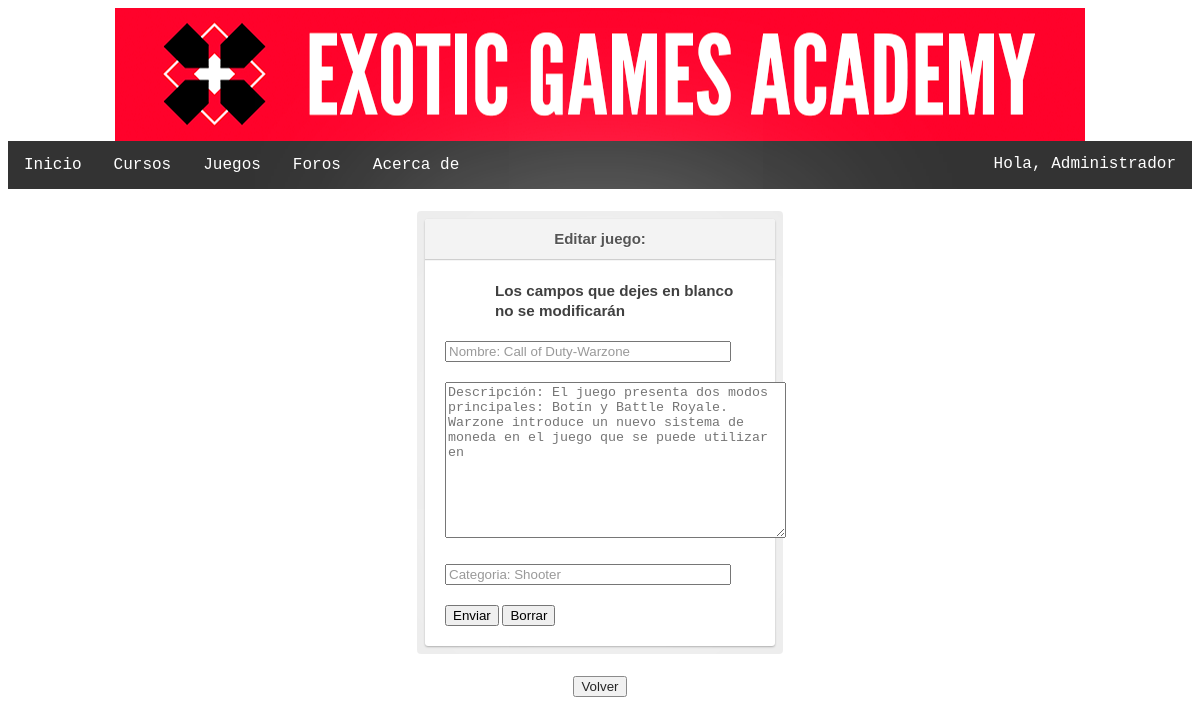
Page /editarJuego.php?juego=Call of Duty-Warzone (signed in) on the committed database.
### tables this page shows
CREATE TABLE IF NOT EXISTS `games` (
  `name` varchar(30) NOT NULL,
  `category` varchar(20) NOT NULL,
  `description` text NOT NULL,
  PRIMARY KEY (`name`)
);

### includes/Juego.php (called while the page is built, shortened)
<?php
class Juego
{
    private $name;
    private $courses;
    private $description;
    private $category;
    public function __construct($name, $description, $category)
    {
        $this->name = $name;
        $this->description = $description;
        $this->category = $category;
        $this->courses = [];
        $this->getCoursesFromDB();
    }
    public static function buscarJuegoPorNombre($nombre)
    {
        $app = Aplicacion::getSingleton();
        $conn = $app->conexionBd();
        $query = sprintf("SELECT * FROM `games` WHERE `name`='%s'", $conn->real_escape_string($nombre));
        $juego = null;
        $rs = $conn->query($query);
        if ($rs && $rs->num_rows == 1) {
            $registro = $rs->fetch_assoc();
            $juego = new Juego($registro['name'], $registro['description'], $registro['category']);
        }
        return $juego;
    }
    public function getName()
    {
        return $this->name;
    }
    public function getDescription()
    {
        return $this->description;
    }
    public function getCategory()
    {
        return $this->category;
    }
    public function getCoursesFromDB()
    {
        $app = Aplicacion::getSingleton();
        $conn = $app->conexionBd();
        $query = sprintf("SELECT * FROM `courses` WHERE `game`='%s'", $conn->real_escape_string($this->name));
        $rs = $conn->query($query);
        while ($registro = $rs->fetch_assoc()) {
            $curso = new Curso($registro['courseID'], $registro['game'], $registro['price'], $registro['courseName'], $registro['level'], $registro['duration'], $registro['description'], $registro['numItems']);
            array_push($this->courses, $curso);
        }
    }
}

### includes/config.php (called while the page is built, shortened)
<?php
spl_autoload_register(function ($class) {
    $prefix = 'es\\fdi\\ucm\\aw\\';
    $base_dir = __DIR__ . '/';
    $len = strlen($prefix);
    $relative_class = substr($class, $len);
    $file = $base_dir . str_replace('\\', '/', $relative_class) . '.php';
});

### includes/FormulariosAdmin/FormularioJuego.php (the view, shortened to what this page needs)
<?php
class FormularioJuego extends Form
{
    protected function generaCamposFormulario($datos, $errores = array())
    {
        $errorNombre="";
        $juego = Juego::buscarJuegoPorNombre($_GET["juego"]);
        $nombre = $juego->getName();
        $descripcion = $juego->getDescription();
        $categoria = $juego->getCategory();
        $nombreJuego = "Nombre: ";
        $nombreJuego .= $nombre;
        $descripcionJuego = "Descripción: ";
        $descripcionJuego .= $descripcion;
        $categoriaJuego = "Categoria: ";
        $categoriaJuego .= $categoria;
        $html = <<<EOF
                <p>
                <input type="text" name="Nombre" placeholder="$nombreJuego"> $errorNombre
                </p>
                <p>
                <textarea type="textarea" name="Descripcion" placeholder="$descripcionJuego" rows="10" cols="40"></textarea>
                </p>
                <p>
                <input type="text" name="Categoria" placeholder="$categoriaJuego">
                </p>
                <p>
                <input type="submit" name="enviar" value= "Enviar" />
                <input type="reset" name="borrar" value="Borrar" />
                </p>
            EOF;
        return $html;
    }
}

### css/estilos.css (style rules this page uses)
p { margin-left: 50px; font-family: Helvetica, Arial, sans-serif; }
body { font: 13px/20px "Lucida Grande", Tahoma, Verdana, sans-serif; color: #404040; }
.login p { margin: 20px 0 0; }
.login input[type=text], .login input[type=password] { width: 278px; }
input { outline: none; }

### rows in the picture
games: Nombre "Nombre: Call of Duty-Warzone", Descripcion "Descripción: El juego presenta dos modos principales: Botín y Battle Royale. Warzone introduce un nuevo sistema de moneda en el juego que se puede utilizar en", Categoria "Categoria: Shooter"

### other values in the picture
$_SESSION["given"] "Administrador"
